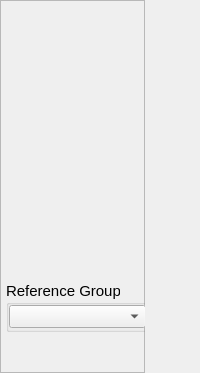
            <widget class="QWidget" name="simplot_page">
             <layout class="QVBoxLayout" name="verticalLayout_7">
              <property name="spacing">
               <number>0</number>
              </property>
              <property name="leftMargin">
               <number>0</number>
              </property>
              <property name="topMargin">
               <number>0</number>
              </property>
              <property name="rightMargin">
               <number>0</number>
              </property>
              <property name="bottomMargin">
               <number>0</number>
              </property>
              <item>
               <widget class="QFrame" name="frame_6">
                <property name="frameShape">
                 <enum>QFrame::NoFrame</enum>
                </property>
                <property name="frameShadow">
                 <enum>QFrame::Raised</enum>
                </property>
                <layout class="QHBoxLayout" name="horizontalLayout_6">
                 <property name="spacing">
                  <number>0</number>
                 </property>
                 <property name="leftMargin">
                  <number>0</number>
                 </property>
                 <property name="topMargin">
                  <number>0</number>
                 </property>
                 <property name="rightMargin">
                  <number>0</number>
                 </property>
                 <property name="bottomMargin">
                  <number>0</number>
                 </property>
                 <item>
                  <widget class="QFrame" name="Disploter_option_bar">
                   <property name="minimumSize">
                    <size>
                     <width>145</width>
                     <height>0</height>
                    </size>
                   </property>
                   <property name="maximumSize">
                    <size>
                     <width>81</width>
                     <height>16777215</height>
                    </size>
                   </property>
                   <property name="styleSheet">
                    <string notr="true"/>
                   </property>
                   <property name="frameShape">
                    <enum>QFrame::StyledPanel</enum>
                   </property>
                   <property name="frameShadow">
                    <enum>QFrame::Raised</enum>
                   </property>
                   <layout class="QVBoxLayout" name="verticalLayout_8">
                    <property name="spacing">
                     <number>0</number>
                    </property>
                    <property name="leftMargin">
                     <number>5</number>
                    </property>
                    <property name="topMargin">
                     <number>0</number>
                    </property>
                    <property name="rightMargin">
                     <number>0</number>
                    </property>
                    <property name="bottomMargin">
                     <number>0</number>
                    </property>
                    <item>
                     <widget class="QPushButton" name="Btn_start_simplot">
                      <property name="sizePolicy">
                       <sizepolicy hsizetype="Fixed" vsizetype="Fixed">
                        <horstretch>0</horstretch>
                        <verstretch>0</verstretch>
                       </sizepolicy>
                      </property>
                      <property name="minimumSize">
                       <size>
                        <width>145</width>
                        <height>60</height>
                       </size>
                      </property>
                      <property name="font">
                       <font>
                        <pointsize>10</pointsize>
                       </font>
                      </property>
                      <property name="styleSheet">
                       <string notr="true">QPushButton {
    border: 0px;
	
	image: url(:/new/active/active/launch_active.svg);
 }


QPushButton:hover{
	border: 0px;
	
	image: url(:/new/hover/hover/launch_hover.svg);
}
QPushButton:disabled{
    border: 0px;
	
	image: url(:/new/disabled/disabled/launch_disabled.svg);
}
QPushButton:pressed{
	border: 0px;
	
	image: url(:/new/pressed/pressed/launch_pressed.svg);
}</string>
                      </property>
                      <property name="text">
                       <string/>
                      </property>
                     </widget>
                    </item>
                    <item>
                     <widget class="QPushButton" name="Btn_model_settings">
                      <property name="sizePolicy">
                       <sizepolicy hsizetype="Fixed" vsizetype="Fixed">
                        <horstretch>0</horstretch>
                        <verstretch>0</verstretch>
                       </sizepolicy>
                      </property>
                      <property name="minimumSize">
                       <size>
                        <width>145</width>
                        <height>60</height>
                       </size>
                      </property>
                      <property name="font">
                       <font>
                        <pointsize>10</pointsize>
                       </font>
                      </property>
                      <property name="styleSheet">
                       <string notr="true">QPushButton {
    border: 0px;
	
	image: url(:/new/active/active/settings_active.svg);
 }


QPushButton:hover{
	border: 0px;
	
	image: url(:/new/hover/hover/settings_hover.svg);
}
QPushButton:disabled{
    border: 0px;
	
	image: url(:/new/disabled/disabled/settings_disabled.svg);
}
QPushButton:pressed{
	border: 0px;
	
	image: url(:/new/pressed/pressed/settings_pressed.svg);
}</string>
                      </property>
                      <property name="text">
                       <string/>
                      </property>
                     </widget>
                    </item>
                    <item>
                     <widget class="QPushButton" name="Btn_plot_window">
                      <property name="sizePolicy">
                       <sizepolicy hsizetype="Fixed" vsizetype="Fixed">
                        <horstretch>0</horstretch>
                        <verstretch>0</verstretch>
                       </sizepolicy>
                      </property>
                      <property name="minimumSize">
                       <size>
                        <width>145</width>
                        <height>60</height>
                       </size>
                      </property>
                      <property name="font">
                       <font>
                        <pointsize>10</pointsize>
                       </font>
                      </property>
                      <property name="styleSheet">
                       <string notr="true">QPushButton {
    border: 0px;
	
	image: url(:/new/active/active/View_new_window_active.svg);
 }


QPushButton:hover{
	border: 0px;
	
	image: url(:/new/hover/hover/View_new_window_hover.svg);
}
QPushButton:disabled{
    border: 0px;
	
	image: url(:/new/disabled/disabled/View_new_window_disabled.svg);
}
QPushButton:pressed{
	border: 0px;
	
	image: url(:/new/pressed/pressed/View_new_window_pressed.svg);
}</string>
                      </property>
                      <property name="text">
                       <string/>
                      </property>
                     </widget>
                    </item>
                    <item>
                     <widget class="QPushButton" name="Btn_quality">
                      <property name="minimumSize">
                       <size>
                        <width>145</width>
                        <height>60</height>
                       </size>
                      </property>
                      <property name="styleSheet">
                       <string notr="true">QPushButton {
    border: 0px;
	
	image: url(:/new/active/active/view_quality_active.svg);
 }


QPushButton:hover{
	border: 0px;
	
	image: url(:/new/hover/hover/view_quality_hover.svg);
}
QPushButton:disabled{
    border: 0px;
	
	image: url(:/new/disabled/disabled/view_quality_disabled.svg);
}
QPushButton:pressed{
	border: 0px;
	
	image: url(:/new/pressed/pressed/view_quality_pressed.svg);
}</string>
                      </property>
                      <property name="text">
                       <string/>
                      </property>
                     </widget>
                    </item>
                    <item>
                     <spacer name="verticalSpacer_6">
                      <property name="orientation">
                       <enum>Qt::Vertical</enum>
                      </property>
                      <property name="sizeType">
                       <enum>QSizePolicy::Fixed</enum>
                      </property>
                      <property name="sizeHint" stdset="0">
                       <size>
                        <width>20</width>
                        <height>40</height>
                       </size>
                      </property>
                     </spacer>
                    </item>
                    <item>
                     <widget class="QGroupBox" name="groupBox_3">
                      <property name="minimumSize">
                       <size>
                        <width>145</width>
                        <height>0</height>
                       </size>
                      </property>
                      <property name="maximumSize">
                       <size>
                        <width>145</width>
                        <height>16777215</height>
                       </size>
                      </property>
                      <property name="font">
                       <font>
                        <pointsize>11</pointsize>
                       </font>
                      </property>
                      <property name="styleSheet">
                       <string notr="true"/>
                      </property>
                      <property name="title">
                       <string>Reference Group</string>
                      </property>
                      <layout class="QVBoxLayout" name="verticalLayout_22">
                       <property name="spacing">
                        <number>1</number>
                       </property>
                       <property name="leftMargin">
                        <number>0</number>
                       </property>
                       <property name="topMargin">
                        <number>0</number>
                       </property>
                       <property name="rightMargin">
                        <number>0</number>
                       </property>
                       <property name="bottomMargin">
                        <number>1</number>
                       </property>
                       <item>
                        <widget class="QComboBox" name="comboBox_simplot_refseq">
                         <property name="minimumSize">
                          <size>
                           <width>137</width>
                           <height>0</height>
                          </size>
                         </property>
                         <property name="maximumSize">
                          <size>
                           <width>130</width>
                           <height>16777215</height>
                          </size>
                         </property>
                         <property name="font">
                          <font>
                           <pointsize>10</pointsize>
                          </font>
                         </property>
                         <property name="styleSheet">
                          <string notr="true">QComboBox{
min-width: 135 px;
}

QComboBox:hover{
min-width : 175px;
}

QComboBox:pressed{
min-width : 175px;
}</string>
                         </property>
                         <property name="editable">
                          <bool>false</bool>
                         </property>
                         <property name="sizeAdjustPolicy">
                          <enum>QComboBox::AdjustToMinimumContentsLength</enum>
                         </property>
                        </widget>
                       </item>
                      </layout>
                     </widget>
                    </item>
                    <item>
                     <spacer name="verticalSpacer_2">
                      <property name="orientation">
                       <enum>Qt::Vertical</enum>
                      </property>
                      <property name="sizeHint" stdset="0">
                       <size>
                        <width>20</width>
                        <height>40</height>
                       </size>
                      </property>
                     </spacer>
                    </item>
                   </layout>
                  </widget>
                 </item>
                 <item>
                  <widget class="QFrame" name="frame_8">
                   <property name="styleSheet">
                    <string notr="true"/>
                   </property>
                   <property name="frameShape">
                    <enum>QFrame::NoFrame</enum>
                   </property>
                   <property name="frameShadow">
                    <enum>QFrame::Raised</enum>
                   </property>
                   <layout class="QVBoxLayout" name="verticalLayout_9">
                    <property name="spacing">
                     <number>0</number>
                    </property>
                    <property name="leftMargin">
                     <number>5</number>
                    </property>
                    <property name="topMargin">
                     <number>0</number>
                    </property>
                    <property name="rightMargin">
                     <number>5</number>
                    </property>
                    <property name="bottomMargin">
                     <number>5</number>
                    </property>
                    <item>
                     <layout class="QVBoxLayout" name="verticalLayout_10">
                      <property name="topMargin">
                       <number>10</number>
                      </property>
                      <property name="bottomMargin">
                       <number>5</number>
                      </property>
                     </layout>
                    </item>
                   </layout>
                  </widget>
                 </item>
                </layout>
               </widget>
              </item>
             </layout>
            </widget>
